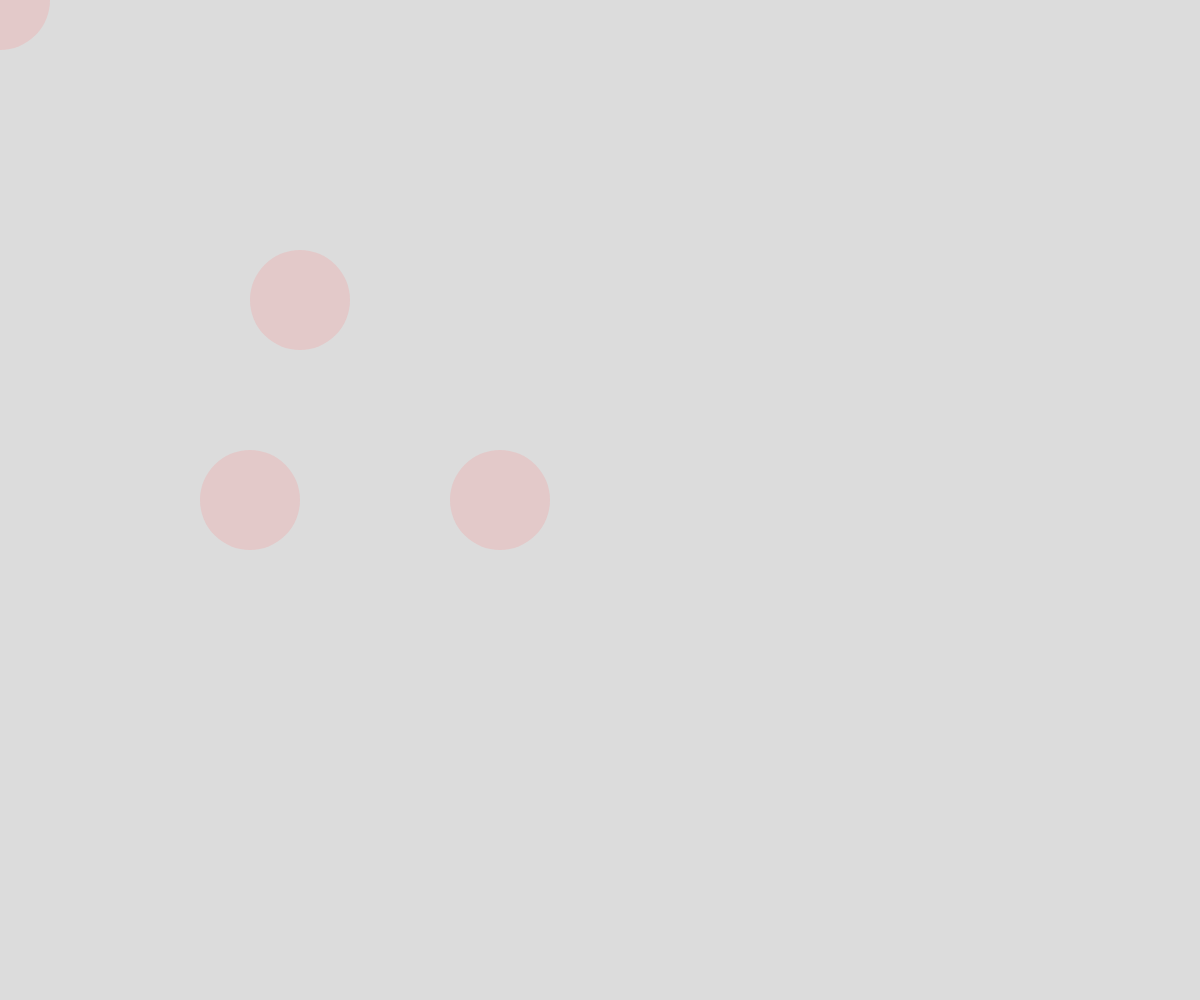
Frame 1 (no input)
Frame 60 (no input): identical to frame 1, image omitted
Frame 120 (the mouse pressed at the canvas centre since frame 60): identical to frame 1, image omitted

The p5.js sketch that drew this single still picture (run headless with seeded random() and noise() and a simulated clock; from frame 60 on, the mouse is pressed at the canvas centre):

// p5.js sketch
// ── sketch.js
// MAMD Creative Coding & Future Web, 2026, Amaury Hamon

let positions;


function setup() {
  // une seule fois au début
  createCanvas(windowWidth, windowHeight);
  
  positions = [
    [0,0],
    [250, 500],
    [300, 300],
    [500, 500]
  ]
}

function draw() {

  background(220);

  fill(255, 125, 125, 50);
  noStroke();
  for (let i = 0; i < positions.length; i++){
      ellipse(positions[i][0], positions[i][1], 100, 100);
  }
  
}

// ── style.css
html, body {
  margin: 0;
  padding: 0;
}

canvas {
  display: block;
}

h1 {
  color: red ;
  background-color: black;
  text-decoration: underline;
  font-size: 4rem;
  font-family: Arial, Helvetica, sans-serif;
  padding: 1rem;
  margin: 0;
}
